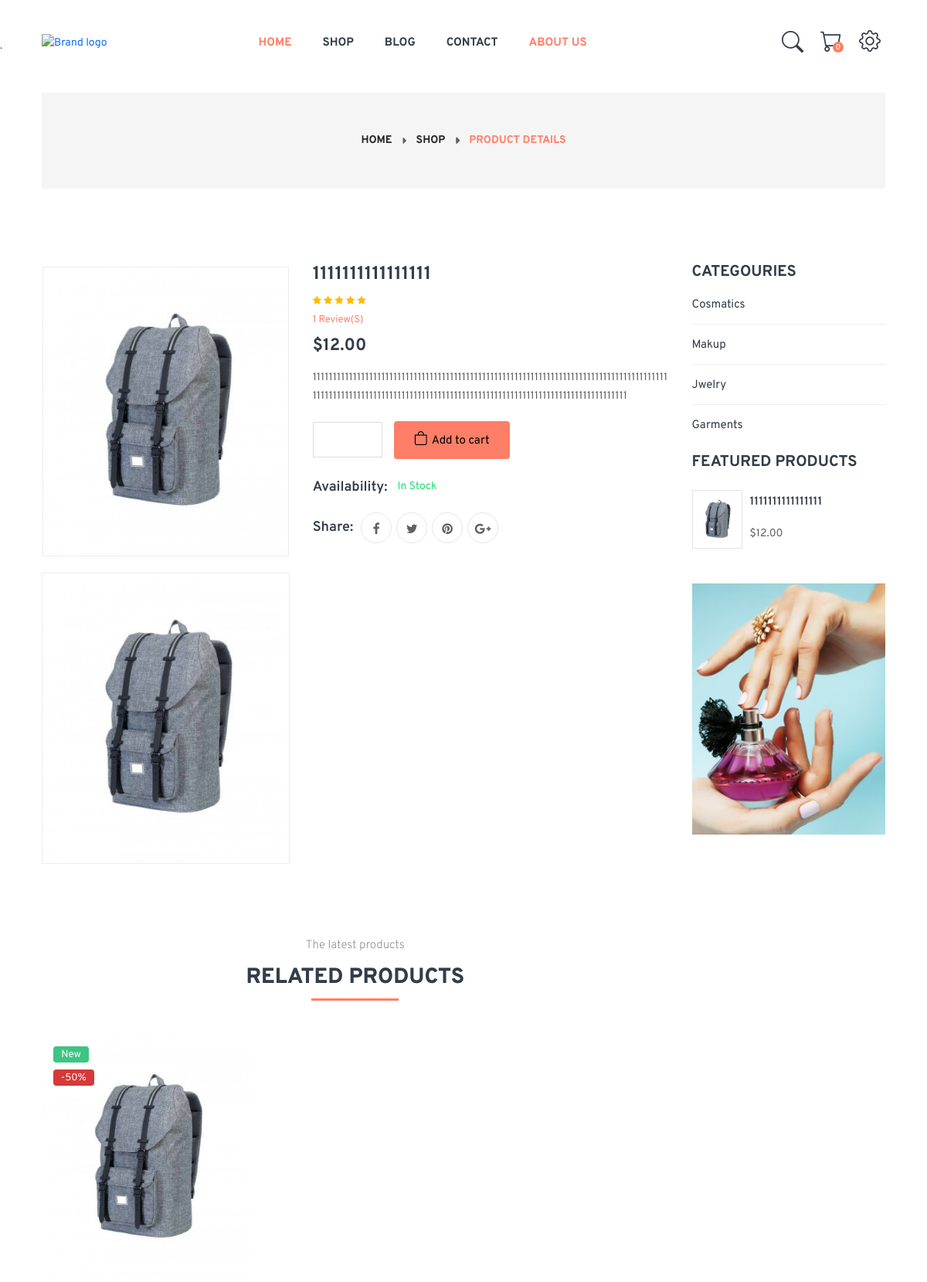
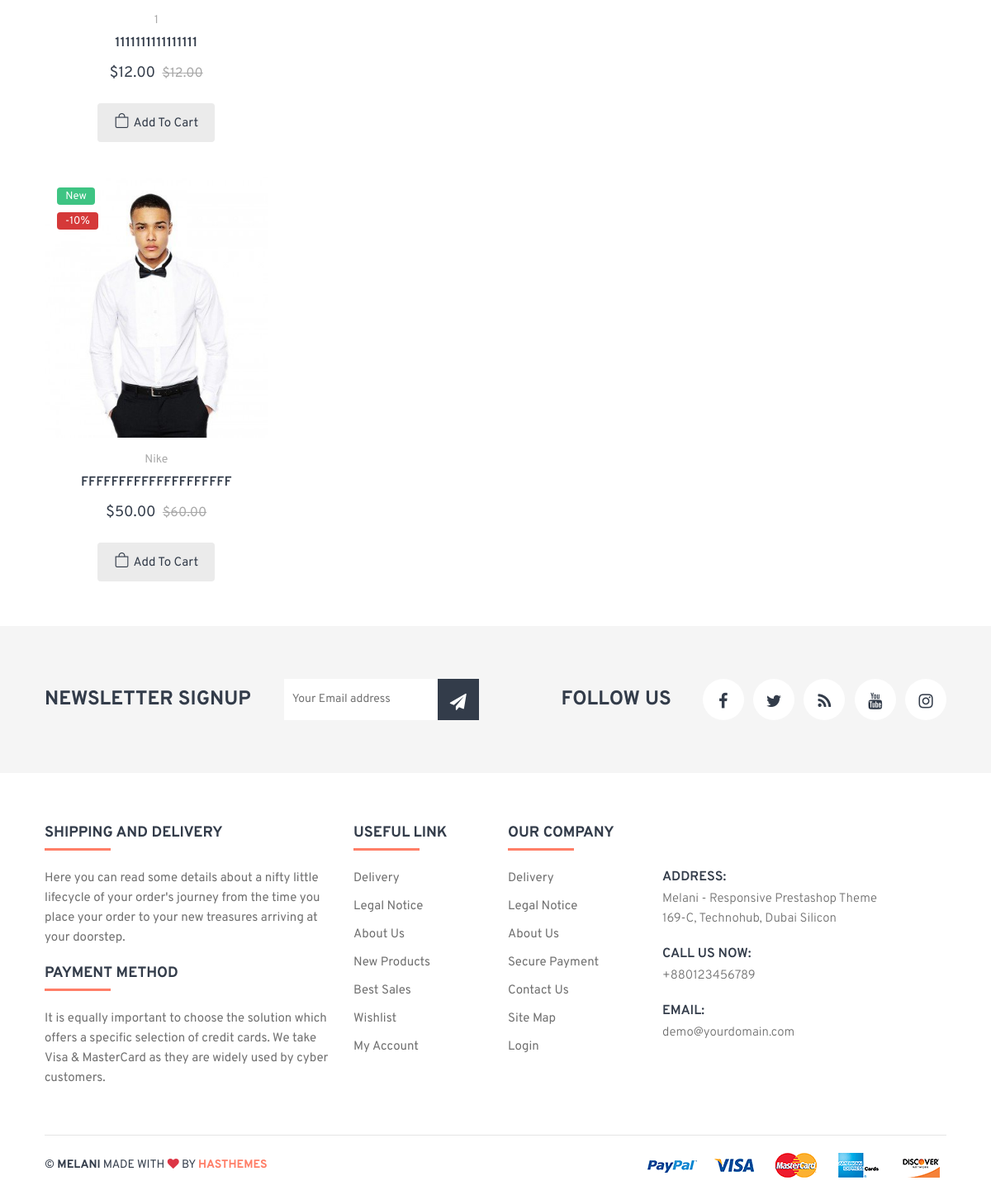
/product-details.php?detail=10, run on the app's committed database (2 pictures, top to bottom).
### tables this page shows
CREATE TABLE `product` (
  `id` int(11) NOT NULL,
  `c_id` int(11) NOT NULL,
  `brand` varchar(200) NOT NULL,
  `title` varchar(200) NOT NULL,
  `price` int(11) NOT NULL,
  `offerp` int(11) NOT NULL,
  `img` varchar(200) NOT NULL,
  `Dess` varchar(2000) NOT NULL,
  `discount` int(11) NOT NULL,
  `newT` varchar(200) NOT NULL,
  `featured` varchar(200) NOT NULL,
  `sale` varchar(200) NOT NULL
);

CREATE TABLE `categouries` (
  `c_id` int(11) NOT NULL,
  `categouries` varchar(200) NOT NULL
);

### product-details.php (the view, shortened to what this page needs)
<?php
include("nav.php");
include("connect.php");
?>
<div class="breadcrumb-area">
    <div class="container">
        <div class="row">
            <div class="col-12">
                <div class="breadcrumb-wrap">
                    <nav aria-label="breadcrumb">
                        <ul class="breadcrumb">
                            <li class="breadcrumb-item"><a href="index.php">Home</a></li>
                            <li class="breadcrumb-item"><a href="shop-grid-left-sidebar.php">shop</a></li>
                            <li class="breadcrumb-item active" aria-current="page">product details</li>
                        </ul>
                    </nav>
                </div>
            </div>
        </div>
    </div>
</div>
<?php
$details = $_GET['detail'];
$Query = mysqli_query($conn , "SELECT * FROM `product` WHERE `product`.`id` = $details");
$array = mysqli_fetch_assoc($Query);
 $cid = $array['c_id'];
?>
<main>
    <div class="product-details-wrapper pt-100 pb-14 pt-sm-58">
        <div class="container">
            <div class="row">
                <div class="col-lg-9">
                     <form action="" method="post">
                    <div class="product-details-inner">
                        <div class="row">
                            <div class="col-lg-5">
                                <div class="product-large-slider mb-20 slider-arrow-style slider-arrow-style__style-2">
                                    <div class="pro-large-img img-zoom" id="img1">
                                        <img src="dash/<?php echo $array['img']?>" alt="" />
                                    </div>
                                </div>
                                <div class="pro-nav slick-padding2 slider-arrow-style slider-arrow-style__style-2">
                                    <div class="pro-nav-thumb"><img src="dash/<?php echo $array['img']?>" alt="" />
                                    </div>
                                </div>
                            </div>
                            <div class="col-lg-7">
                                <div class="product-details-des pt-md-98 pt-sm-58">
                                    <h3><?php echo $array['title']?></h3>
                                    <div class="ratings">
                                        <span class="good"><i class="fa fa-star"></i></span>
                                        <span class="good"><i class="fa fa-star"></i></span>
                                        <span class="good"><i class="fa fa-star"></i></span>
                                        <span class="good"><i class="fa fa-star"></i></span>
                                        <span><i class="fa fa-star"></i></span>
                                        <div class="pro-review">
                                            <span><a href="#">1 review(s)</a></span>
                                        </div>
                                    </div>
                                    <div class="pricebox">
                                        <span class="regular-price">$<?php echo $array['price'] ?>.00</span>
                                    </div>
                                    <p class="text-break"><?php echo $array['Dess']?></p>
                                    <div class="quantity-cart-box d-flex align-items-center mb-24">
                                        <div class="quantity">
                                            <div class="pro-qty d-flex"><input type="number" name="quantity"
                                                    class="ms-3" value="" disabled>
                                            </div>
                                        </div>
                                        <div class="product-btn product-btn__color">
                                        <a  class=""><button name="btnn" type="submit"><i class="bi bi-bag"></i>Add to cart</button></a>
                                        </div>
                                    </div>
                                    <div class="availability mb-20">
                                        <h5>Availability:</h5>
                                        <span>in stock</span>
                                    </div>
                                    <div class="share-icon">
                                        <h5>share:</h5>
                                        <a href="#"><i class="fa fa-facebook"></i></a>
                                        <a href="#"><i class="fa fa-twitter"></i></a>
                                        <a href="#"><i class="fa fa-pinterest"></i></a>
                                        <a href="#"><i class="fa fa-google-plus"></i></a>
                                    </div>
                                </div>
                            </div>
                        </div>
                    </div></form>
                    <div class="page-section pt-100 pt-sm-58">
                        <div class="section-title text-center pb-44">
                            <p>The latest products</p>
                            <h2>related products</h2>
                        </div>
                        <div class="releted-product spt slick-padding slick-arrow-style">
                            <?php
                                   $select = mysqli_query($conn , "SELECT * FROM `product` WHERE `c_id` = '$cid'");
                                   while ($array = mysqli_fetch_assoc($select)) {
                                    ?>
                            <div class="col-xl-4 col-lg-6 col-md-4 col-sm-6">
                                <div class="product-item mb-20">
                                    <div class="product-thumb">
                                        <a href="product-details.php?detail=<?php echo $array['id'] ?>">
                                            <img src="dash/<?php echo $array['img']?>" class="w-100"
                                                alt="product image">
                                        </a>
                                        <div class="box-label">
                                            <div class="product-label new">
                                                <span><?php if ($array['newT'] == "on") {
                                                    echo "New";
                                                }else {
                                                    echo "-";
                                                } ?></span>
                                            </div>
                                            <div class="product-label discount">
                                                <span>-<?php echo $array['discount'] ?>%</span>
                                            </div>
                                        </div>
                                        <div class="product-action-link">
                                        </div>
                                    </div>
                                    <div class="product-description text-center">
                                        <div class="manufacturer">
                                            <p><a href="product-details.php"><?php echo $array['brand']?></a></p>
                                        </div>
                                        <div class="product-name">
                                            <h3><a href="product-details.php"><?php echo $array['title'] ?></a></h3>
                                        </div>
                                        <div class="price-box">
                                            <span class="regular-price">$<?php echo $array['price'] ?>.00</span>
                                            <span class="old-price"><del>$<?php echo $array['offerp'] ?>.00</del></span>
                                        </div>
                                        <div class="product-btn">
                                            <a href="#" class=""><i class="bi bi-bag"></i>Add to cart</a>
                                        </div>
                                    </div>
                                </div>
                            </div>
                            <?php
                                   }
                                   ?>
                        </div>
                    </div>
                </div>
                <div class="col-lg-3">
                    <div class="sidebar-wrapper pt-md-16 pb-md-86 pb-sm-44">
                        <div class="sidebar-single">
                            <div class="sidebar-title">
                                <h3>CATEGOURIES</h3>
                            </div>
                            <div class="sidebar-body">
                                <ul class="sidebar-category">
                                    <?php
                                    $cate = mysqli_query($conn , "SELECT * FROM `categouries`");
                                    while ($print = mysqli_fetch_assoc($cate)) {
                                      echo '<li><a href="shop-categoury.php?catid='.$print['c_id'].'">'.$print['categouries'].'</a></li>';
                                    }
                                    ?>
                                </ul>
                            </div>
                        </div>
                        <div class="sidebar-single">
                            <div class="sidebar-title">
                                <h3>Featured Products</h3>
                            </div>
                            <div class="sidebar-body">
                                <div class="popular-item-inner">
                                    <?php
                                     $select = mysqli_query($conn , "SELECT * FROM `product`");
                                     while ($array = mysqli_fetch_assoc($select)) {
                                      if ($array['featured'] == "on") {
                                    ?>
                                    <div class="popular-item">
                                        <div class="pop-item-thumb">
                                            <a href="product-details.hrtml">
                                                <img src="dash/<?php echo $array['img']?>" alt="">
                                            </a>
                                        </div>
                                        <div class="pop-item-des">
                                            <h4><a href="product-details.php"><?php echo $array['title'] ?></a></h4>
                                            <span class="pop-price">$<?php echo $array['price'] ?>.00</span>
                                        </div>
                                    </div>
                                    <?php
                                   }}
                                   ?>
                                </div>
                            </div>
                        </div>
                        <div class="sidebar-single">
                            <div class="advertising-thumb img-full fix">
                                <a href="#">
                                    <img src="assets/img/banner/advertising.jpg" alt="">
                                </a>
                            </div>
                        </div>
                    </div>
                </div>
            </div>
        </div>
    </div>
</main>
<?php
include("footer.php");
?>

### data on the page
product: img (picture), title "1111111111111111", price "12", Dess "1111111111111111111111111111111111111111111111111111111111111111111111111111111111111111111111111111111111111111111111111111111111111111111111111111111111111111111111", newT "New", discount "50", brand "1", offerp "12"
product: img (picture), newT "New", discount "10", brand "Nike", title "FFFFFFFFFFFFFFFFFFFF", price "50", offerp "60"
categouries: categouries "Cosmatics"
categouries: categouries "Makup"
categouries: categouries "Jwelry"
categouries: categouries "Garments"

### other printed values
$count "0"
